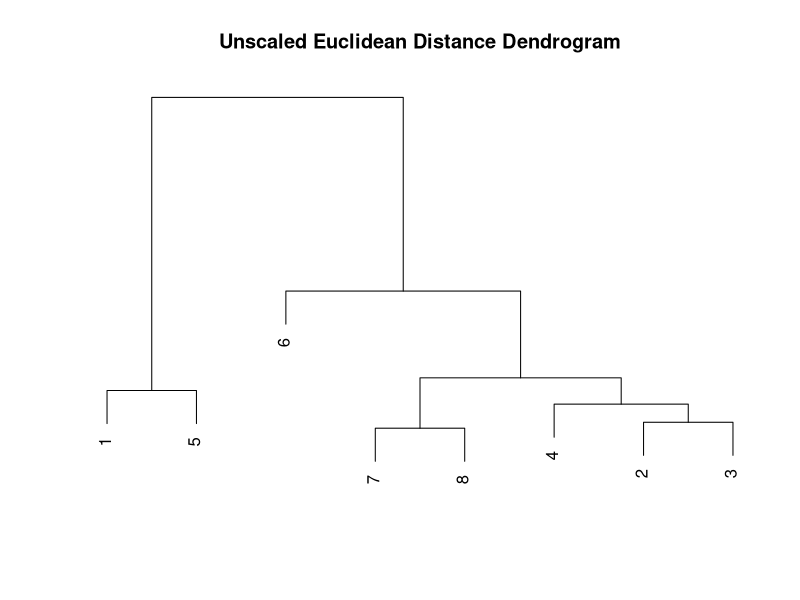
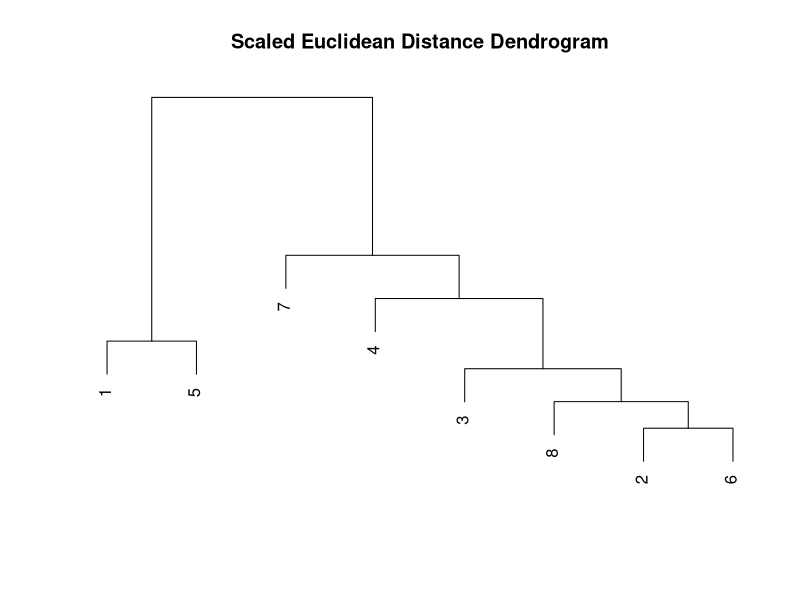
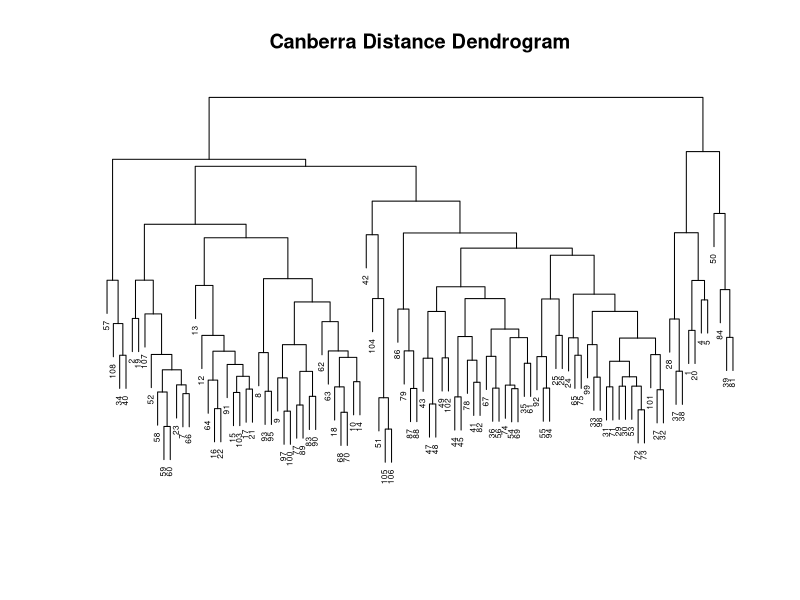
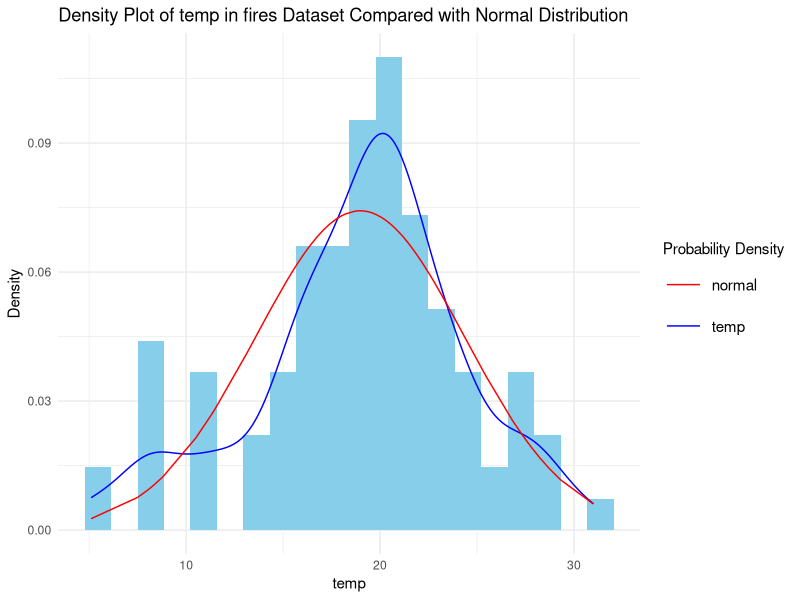
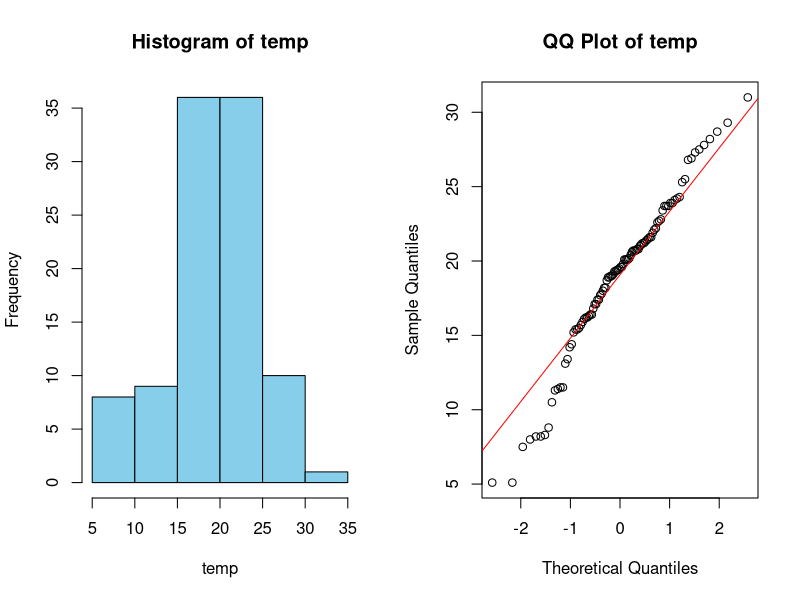
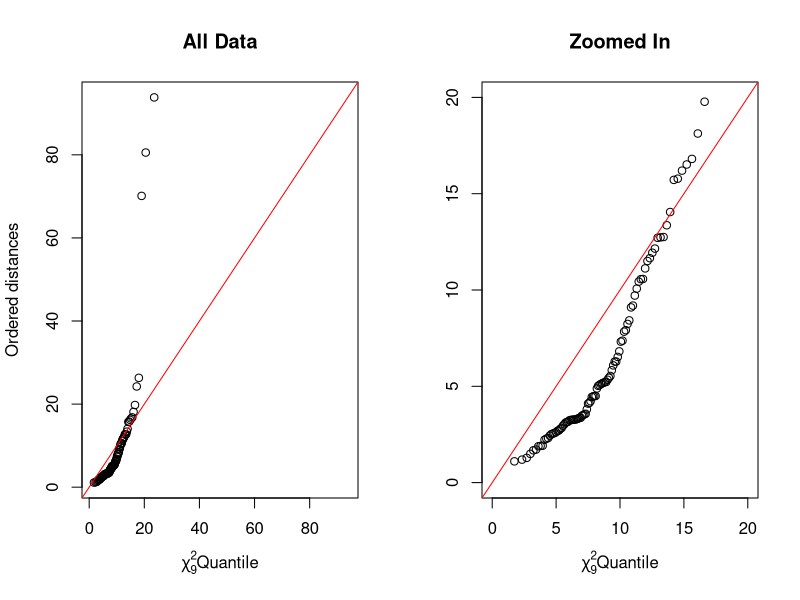
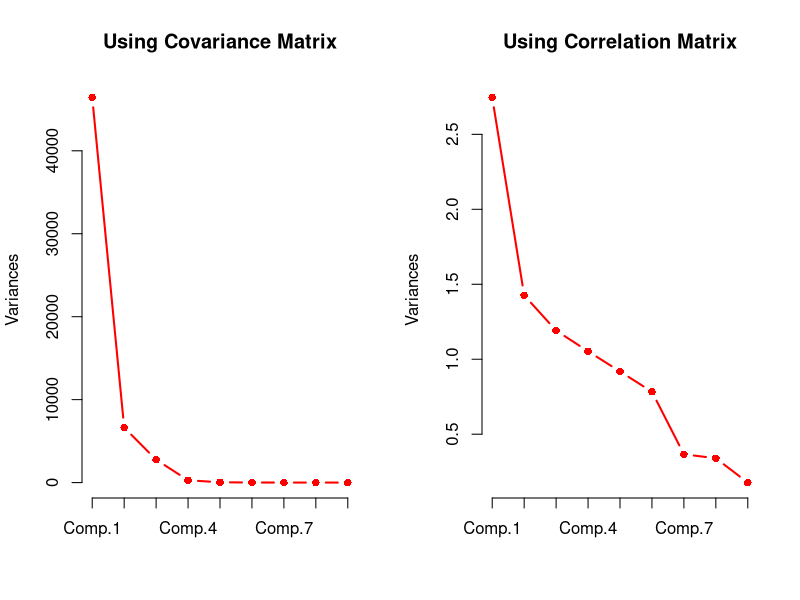
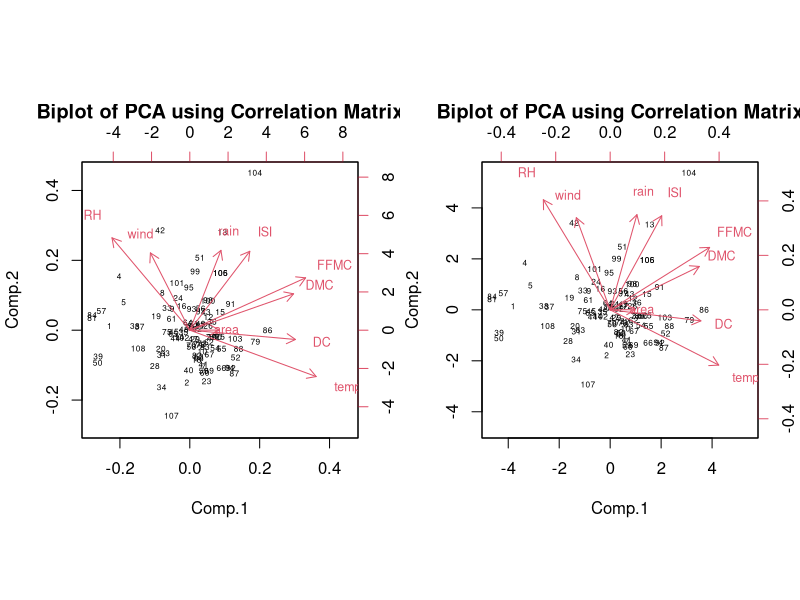

R code for these plots, in order:
## ---- chunk 1
## setup
library(tidyverse)
## ---- chunk 2
### LOAD IN CSV FILE ("forestfires.csv")
fires <- read.csv('../data/hw02/forestfires.csv')
## ---- chunk 3
## get variance-covariance and correlation matrices
fires.continuous <- fires %>%
  na.omit() %>%
  select(FFMC:area)

mat.cov <- cov(fires.continuous)  # variance-covariance matrix
mat.cov

mat.cor <- cor(fires.continuous)  # correlation matrix
mat.cor
## ---- chunk 4
## get the most highly correlated variables
res <- as.data.frame(mat.cor) %>%
  mutate(var1 = rownames(.)) %>%
  gather(var2, cor, -var1) %>%
  filter(var1 != var2) %>%
  arrange(desc(cor))

res[1,]  # most highly correlated variables
## ---- chunk 5
## get the greatest covariance
res <- as.data.frame(mat.cov) %>%
  mutate(var1 = rownames(.)) %>%
  gather(var2, cov, -var1) %>%
  filter(var1 != var2) %>%
  arrange(desc(abs(cov)))

res[1,]  # greatest covariance
## ---- chunk 6
## get the smallest variance
res <- as.data.frame(mat.cov) %>%
  mutate(var1 = rownames(.)) %>%
  gather(var2, cov, -var1) %>%
  filter(var1 == var2) %>%
  arrange(cov)

res[1,]  # smallest variance
## ---- chunk 7
### ENTER CODE FOR Q1 PART B HERE
dat2calc <- fires %>%
  na.omit() %>%
  filter(id == 75) %>%
  select(FFMC:area)

## calculate Euclidean distances
dist.unscaled <- dist(dat2calc, method = "euclidean")  # without scaling
dist.unscaled

dist.scaled <- dist(scale(dat2calc), method = "euclidean")  # with scaling
dist.scaled
## ---- chunk 8
### ENTER CODE FOR Q1 PART B HERE
hclust.unscaled <- hclust(dist.unscaled)
plot(hclust.unscaled,
     xlab='', sub='', ylab='', yaxt='n',
     main = "Unscaled Euclidean Distance Dendrogram")

hclust.scaled <- hclust(dist.scaled)
plot(hclust.scaled,
     xlab='', sub='', ylab='', yaxt='n',
     main = "Scaled Euclidean Distance Dendrogram")
## ---- chunk 9
### ENTER CODE FOR Q1 PART B HERE
res <- as.matrix(dist.scaled)
res[lower.tri(res)] <- NA
res <- as.data.frame(res) %>%
  mutate(var1 = rownames(.)) %>%
  gather(var2, dist, -var1) %>%
  na.omit() %>%
  filter(var1 != var2) %>%
  arrange(dist)

res[1,]  # most similar
res[nrow(res),]  # most different
## ---- chunk 10
### ENTER CODE FOR Q1 PART C HERE
dat2calc <- fires %>%
  na.omit() %>%
  select(FFMC:area)

dist.canberra <- dist(dat2calc, method = "canberra")
hclust.canberra <- hclust(dist.canberra)
plot(hclust.canberra,
     xlab='', sub='', ylab='', yaxt='n',
     cex = .5,
     main = "Canberra Distance Dendrogram")
## ---- chunk 11
### ENTER CODE FOR Q2 PART A HERE
data2plot <- fires %>%
  na.omit() %>%
  select(temp) %>%
  mutate(d.norm=dnorm(x=temp, mean=mean(temp), sd=sd(temp)))

ggplot() +
  theme_minimal() +
  geom_histogram(data=data2plot, aes(x = temp, y=..density..), fill='skyblue', color=NA, bins = 20) +
  stat_density(data=data2plot, aes(x = temp, color='temp'), geom='line') +
  geom_line(data=data2plot, aes(x = temp, y=d.norm, color='normal')) +
  scale_color_manual(name='Probability Density', 
                     values = c('temp'='blue','normal'='red'),
                     guide = guide_legend(override.aes = list(size = 10))) +
  labs(title = "Density Plot of temp in fires Dataset Compared with Normal Distribution",
       x = "temp", y = "Density") +
  theme(legend.text=element_text(size=11))

## ---- chunk 12
### ENTER CODE FOR Q2 PART B HERE
data2plot <- fires %>%
  na.omit() %>%
  select(temp)

par(mfrow=c(1,2))
hist(data2plot$temp, col='skyblue', main='Histogram of temp', xlab='temp', ylab='Frequency')
qqnorm(data2plot$temp, main='QQ Plot of temp')
qqline(data2plot$temp, col='red')
## ---- chunk 13
### ENTER CODE FOR Q2 PART C HERE
shapiro.test(data2plot$temp)
## ---- chunk 14
### ENTER CODE FOR Q3 PART A HERE
dat2calc <- fires %>%
  na.omit() %>%
  select(FFMC:area)

mahalanobis.dist <- mahalanobis(dat2calc, colMeans(dat2calc), cov(dat2calc))
mahalanobis.dist
## ---- chunk 15
### ENTER CODE FOR Q3 PART B HERE
qq.x <- qchisq((1:nrow(dat2calc)-0.5)/nrow(dat2calc), df = 9)
qq.y <- sort(mahalanobis.dist)

par(mfrow=c(1,2))

range1 <- range(c(qq.x, qq.y))
plot(qq.x, qq.y,
     xlab = expression(paste(chi[9]^2, "Quantile")),
     ylab = "Ordered distances",
     xlim = range1, ylim = range1,
     main = 'All Data')
abline(a = 0, b = 1, col = "red")

range2 <- c(0, 20)
plot(qq.x, qq.y,
     xlab = expression(paste(chi[9]^2, "Quantile")),
     ylab = "",
     xlim = range2, ylim = range2,
     main = 'Zoomed In')
abline(a = 0, b = 1, col = "red")
## ---- chunk 16
### ENTER CODE FOR Q4 PART A HERE
dat2calc <- fires %>%
  na.omit() %>%
  select(FFMC:area)

## PCA using covariance matrix
pca.cov <- princomp(dat2calc, cor = F, scores = T)

## PCA using correlation matrix
pca.cor <- princomp(dat2calc, cor = T, scores = T)
## ---- chunk 17
### ENTER CODE FOR Q4 PART B(Summaries of PCA results) HERE
par(mfrow=c(1,2))
screeplot(pca.cov, col='red', pch=16, type='lines', cex=1, lwd=2, main='Using Covariance Matrix')
screeplot(pca.cor, col='red', pch=16, type='lines', cex=1, lwd=2, main='Using Correlation Matrix')

## cov pca
pca.cov.var <- as.data.frame(pca.cov$sdev)
names(pca.cov.var) <- "sdev"
pca.cov.var <- pca.cov.var %>%
  mutate(var = sdev^2,
         prop = var/sum(var),
         cum.prop = cumsum(prop))
head(pca.cov.var)

## cor pca
pca.cor.var <- as.data.frame(pca.cor$sdev)
names(pca.cor.var) <- "sdev"
pca.cor.var <- pca.cor.var %>%
  mutate(var = sdev^2,
         prop = var/sum(var),
         cum.prop = cumsum(prop))
head(pca.cor.var)
## ---- chunk 18
### ENTER CODE FOR Q4 PART C HERE
## get loadings
pca.cor$loadings
# the variables contributing most to PC1
sort(abs(pca.cor$loadings[,1]), decreasing = T)[1]
# the variables contributing most to PC2
sort(abs(pca.cor$loadings[,2]), decreasing = T)[1]


## biplot
biplot(pca.cor, cex=c(.5, .75),
       main="Biplot of PCA using Correlation Matrix")
## ---- chunk 19
biplot(pca.cor, cex=c(.5, .75), scale=0,
       main="Biplot of PCA using Correlation Matrix")
